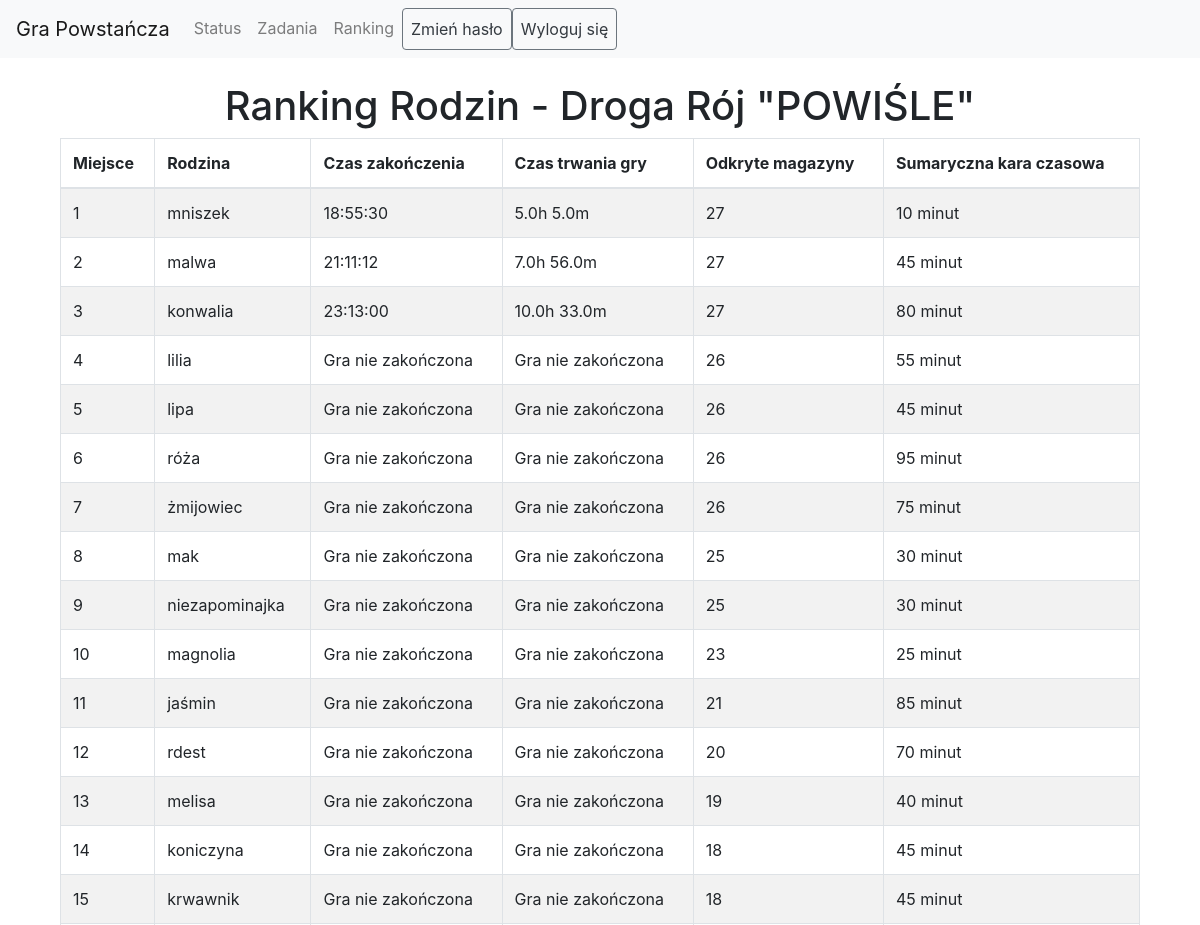
The page /ranking (signed in, upper part) on the database as committed earlier.
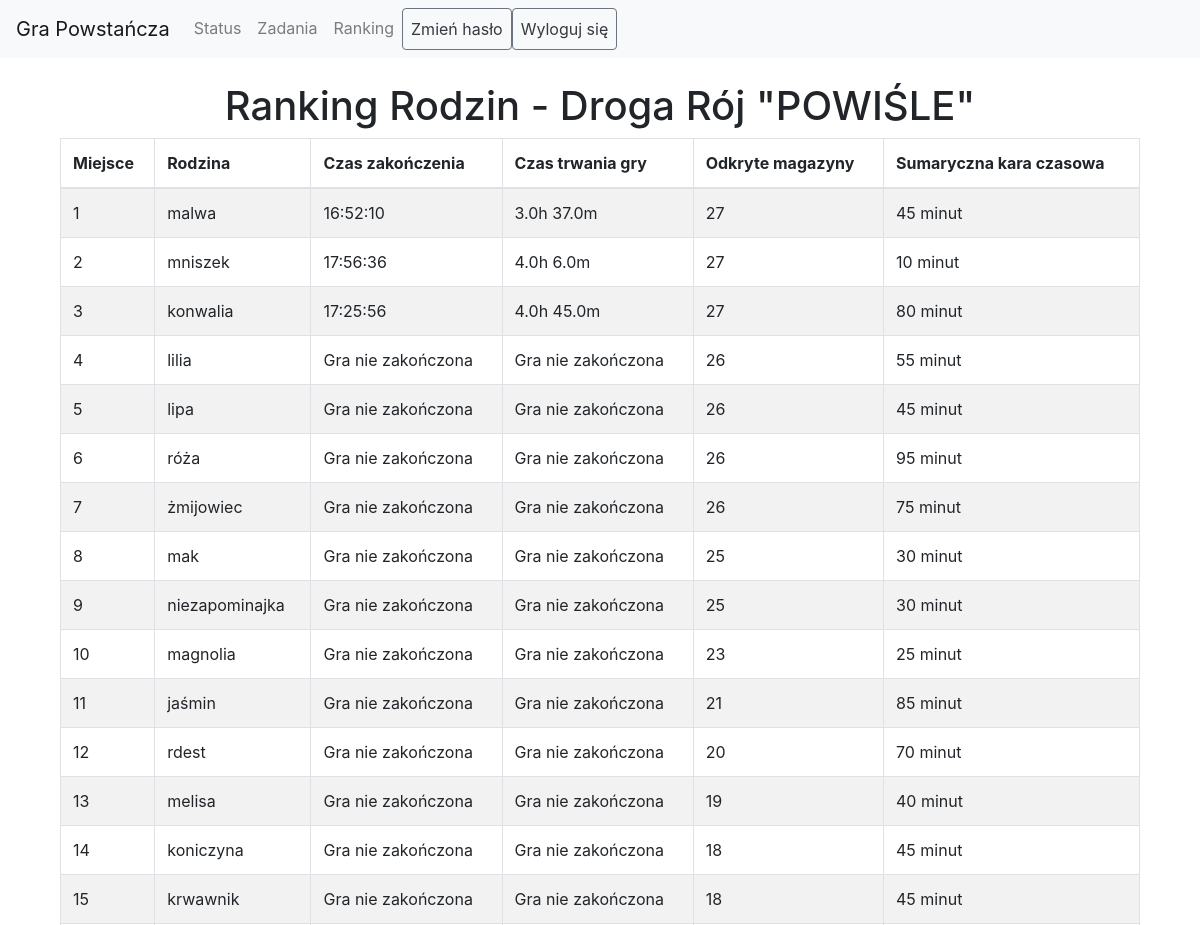
The same page on the database as committed later.
### models/__init__.py (models this page shows)
class Family(db.Model):
    id = db.Column(db.Integer, primary_key=True)
    name = db.Column(db.String(50), nullable=False)
    discovered_magazines = db.Column(db.Integer, default=0)
    patrols = db.relationship('Patrol', backref='family', lazy=True)
    assigned_magazines = db.Column(MutableList.as_mutable(PickleType), default=[])
    tasks = db.relationship('FamilyTask', backref='family', lazy=True)
    magazine_list = db.Column(db.String(1), nullable=False, default='a')  # 'a', 'b', 'c', 'd', 'e', or 'f'
    end_time = db.Column(db.DateTime, nullable=True)
    route = db.Column(db.String(1), nullable=False)  # Dodane pole dla drogi ('a' albo 'b')
    meeting_place = db.Column(db.String(255), nullable=True)  # Nowe pole dla miejsca spotkania

### routes/__init__.py (the view)
@main.route('/ranking')
@login_required
def ranking():
    patrol_id = session.get('patrol_id')
    if not patrol_id:
        flash('Nie jesteś zalogowany.', 'danger')
        return redirect(url_for('main.index'))
    patrol = Patrol.query.get(patrol_id)
    if not patrol or not patrol.family:
        flash('Nie znaleziono patrolu lub rodziny.', 'danger')
        return redirect(url_for('main.index'))
    family = patrol.family
    route = family.route  # Pobierz drogę rodziny
    families = Family.query.filter_by(route=route).all()
    families = [f for f in families if f.discovered_magazines]
    for family in families:
        total_penalty_time = sum(patrol.time_penalty for patrol in family.patrols if patrol.time_penalty)
        family.total_penalty_time = total_penalty_time  # Dodaj to pole dynamicznie
        family.total_time = ((family.end_time - GAME_START_TIME).total_seconds() + total_penalty_time * 60) if family.end_time else float('inf')
    families = sorted(families, key=lambda f: (
        f.total_time,
        -f.discovered_magazines
    ))
    return render_template('ranking.html', families=families, game_start_time=GAME_START_TIME, route=route)

### routes/__init__.py (called while the page is built)
def login_required(f):
    @wraps(f)
    def decorated_function(*args, **kwargs):
        if 'patrol_id' not in session:
            flash('Musisz być zalogowany, aby uzyskać dostęp do tej strony.', 'danger')
            return redirect(url_for('main.index'))
        return f(*args, **kwargs)
    return decorated_function

### templates/ranking.html (shortened to what this page needs)
{% extends "base.html" %}
{% block content %}
<div class="container">
    <h1 class="text-center">Ranking Rodzin - Droga {{ 'Rój "POWIŚLE"' if route == 'a' else 'Rój "STARÓWKA"' }}</h1>
    <div class="table-responsive">
        <table class="table table-striped table-bordered">
            <thead>
                <tr>
                    <th>Miejsce</th>
                    <th>Rodzina</th>
                    <th>Czas zakończenia</th>
                    <th>Czas trwania gry</th>
                    <th>Odkryte magazyny</th>
                    <th>Sumaryczna kara czasowa</th>
                </tr>
            </thead>
            <tbody>
                {% for family in families %}
                <tr>
                    <td>{{ loop.index }}</td>
                    <td>{{ family.name }}</td>
                    <td>{{ family.end_time.strftime('%H:%M:%S') if family.end_time else 'Gra nie zakończona' }}</td>
                    <td>
                        {% if family.end_time %}
                            {{ family.total_time // 3600 }}h
                            {{ (family.total_time % 3600) // 60 }}m
                        {% else %}
                            Gra nie zakończona
                        {% endif %}
                    </td>
                    <td>{{ family.discovered_magazines }}</td>
                    <td>{{ family.total_penalty_time }} minut</td>
                </tr>
                {% endfor %}
            </tbody>
        </table>
    </div>
</div>
{% endblock %}

### templates/base.html (shortened to what this page needs)
<!DOCTYPE html>
<html lang="pl">
<head>
    <link rel="stylesheet" href="https://stackpath.bootstrapcdn.com/bootstrap/4.5.2/css/bootstrap.min.css">
</head>
<body>
    <nav class="navbar navbar-expand-lg navbar-light bg-light">
        <a class="navbar-brand" href="#">Gra Powstańcza</a>
        <div class="collapse navbar-collapse" id="navbarNav">
            <ul class="navbar-nav mr-auto">
                <li class="nav-item">
                    <a class="nav-link" href="{{ url_for('main.status') }}">Status</a>
                </li>
                {% if session.get('patrol_id') %}
                    <li class="nav-item">
                        <a class="nav-link" href="{{ url_for('main.task', patrol_id=session.get('patrol_id', 1)) }}">Zadania</a>
                    </li>
                    <li class="nav-item">
                        <a class="nav-link" href="{{ url_for('main.ranking') }}">Ranking</a>
                    </li>
                    <li class="nav-item">
                        <a class="nav-link {% if patrol_first_login %}btn btn-danger text-white{% else %} btn btn-outline-secondary text-dark {% endif %}" href="{{ url_for('main.change_password') }}">Zmień hasło</a>
                    </li>
                    <li class="nav-item">
                        <a class="nav-link btn btn-outline-secondary text-dark" href="{{ url_for('main.logout') }}">Wyloguj się</a>
                    </li>
                {% endif %}
            </ul>
        </div>
    </nav>
    <div class="container mt-4">
        {% block content %}{% endblock %}
    </div>
</body>
</html>

Rows that differ between the two databases and show on the page:
changed Family "malwa": end_time "21:11:12" → "16:52:10"; total_time "7.0" → "3.0"; total_time "56.0" → "37.0"; moves up the list
changed Family "mniszek": end_time "18:55:30" → "17:56:36"; total_time "5.0" → "4.0"; total_time "5.0" → "6.0"
changed Family "konwalia": end_time "23:13:00" → "17:25:56"; total_time "10.0" → "4.0"; total_time "33.0" → "45.0"
